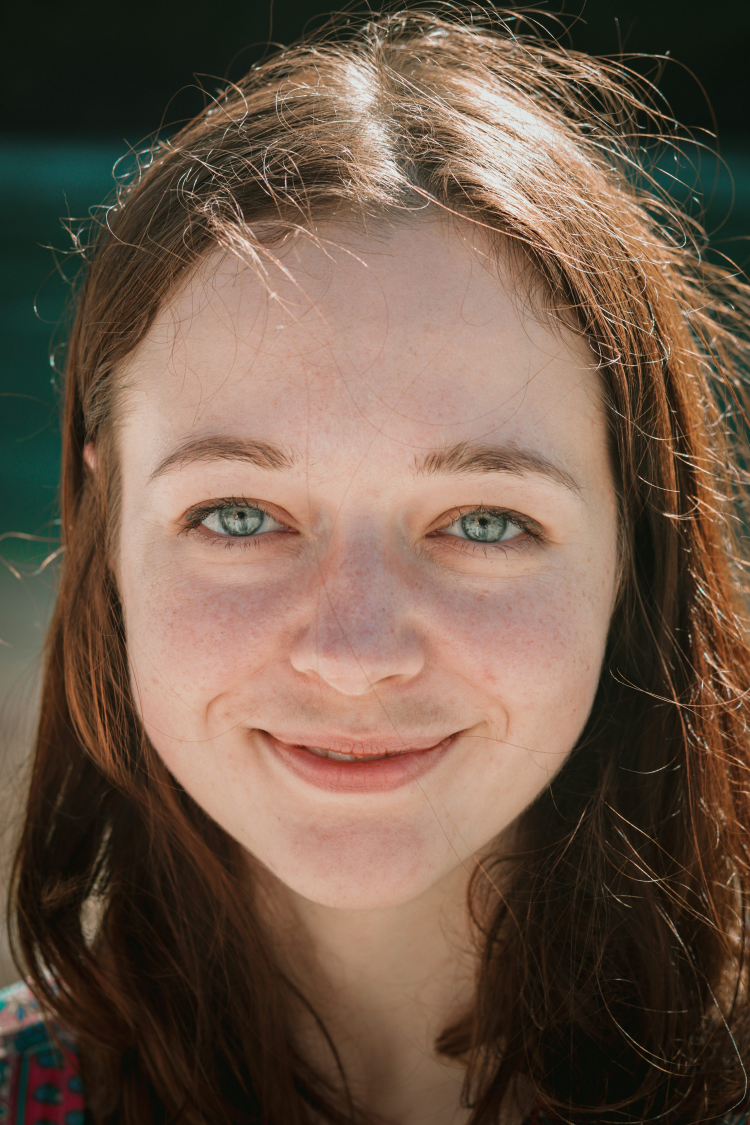
#> input picture sample_images/1.jpg, 3000 x 4500 px (shown at 1/4 size)
$ python -i face_detection.py   (imports and definitions only)
#> lines starting #> are read from the running program, lines starting #| are printed output that depends on the picture
import cv2
import numpy as np
import os

def detect_face_and_preprocess(image, target_size=(48, 48)):
#> called with target_size = (48, 48)
    cascade_path = os.path.join("models", "haarcascade_frontalface_alt2.xml")
    face_cascade = cv2.CascadeClassifier(cascade_path)

    if face_cascade.empty():
        raise ValueError("Failed to load Haar cascade. Check the XML file path.")

    gray = cv2.cvtColor(image, cv2.COLOR_RGB2GRAY)
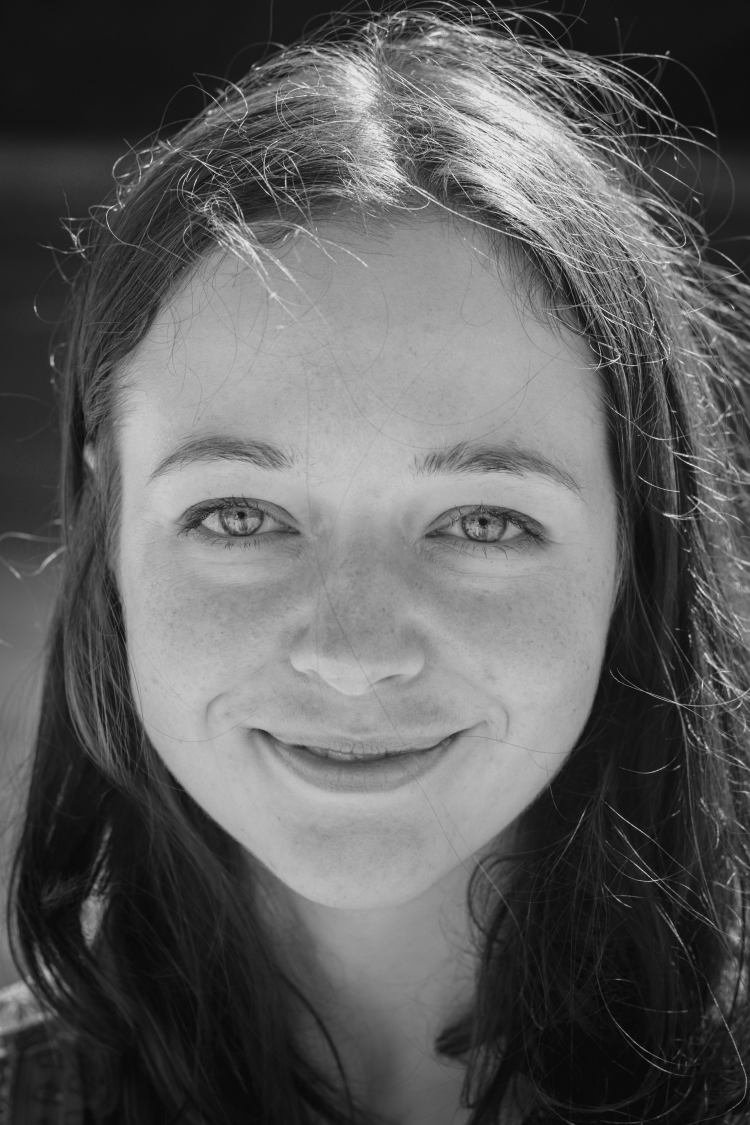
#> gray: shape (4500, 3000) (shown at 1/4 size); min 1, max 253, mean 94.1
    faces = face_cascade.detectMultiScale(gray, scaleFactor=1.1, minNeighbors=5)
#> faces = [[242, 1247, 2399, 2399]]

    if len(faces) == 0:
        return None, None

    x, y, w, h = sorted(faces, key=lambda f: f[2]*f[3], reverse=True)[0]
#> x = 242; y = 1247; w = 2399; h = 2399
    face = gray[y:y+h, x:x+w]
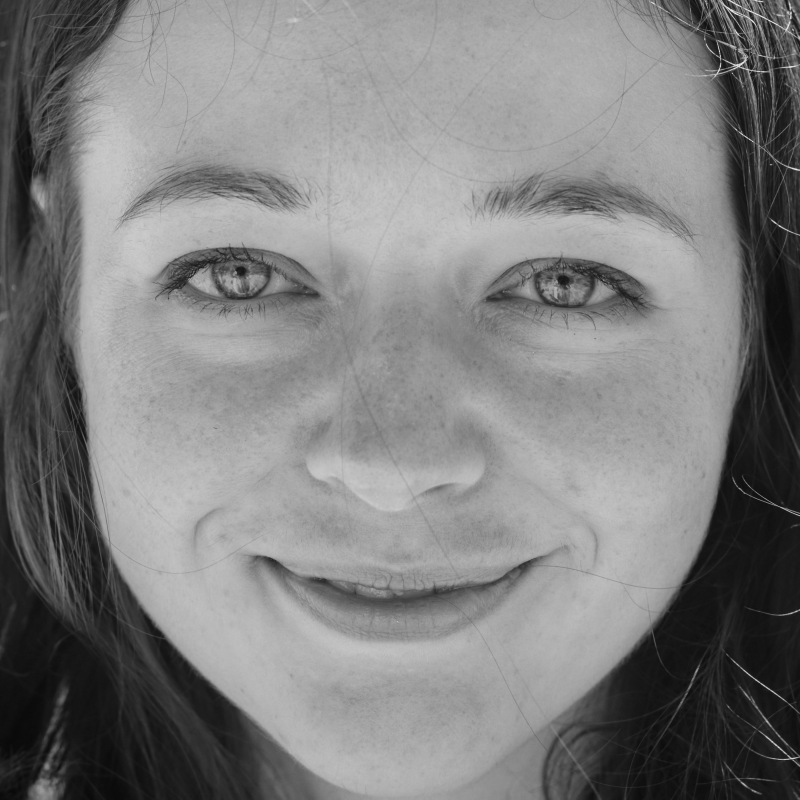
#> face: shape (2399, 2399) (shown at 1/3 size); min 4, max 253, mean 127.6
    face_resized = cv2.resize(face, target_size)
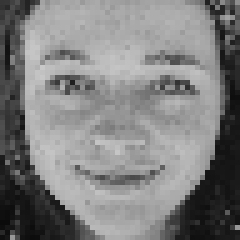
#> face_resized: shape (48, 48) (shown 5 times larger); min 11, max 200, mean 127.4
    face_resized = face_resized.astype("float32") / 255.0
    face_resized = np.expand_dims(face_resized, axis=(0, -1))

    return face_resized, (x, y, w, h)

>>> import cv2
>>> picture = cv2.cvtColor(cv2.imread('sample_images/1.jpg'), cv2.COLOR_BGR2RGB)
>>> result = detect_face_and_preprocess(picture)

$ run again, on sample_images/3.jpg
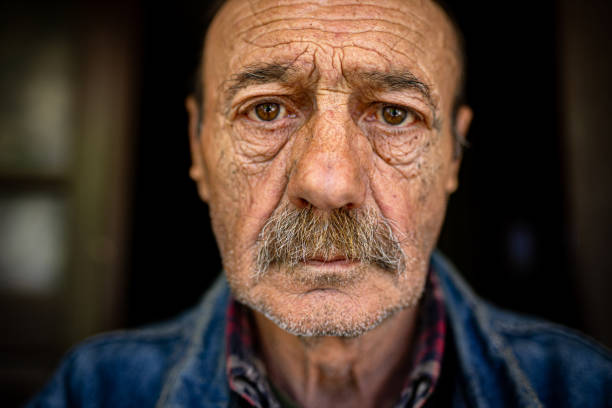
#> input picture sample_images/3.jpg, 612 x 408 px
#> in detect_face_and_preprocess, `gray = cv2.cvtColor(image, cv2.COLOR_RGB2GRAY)`:
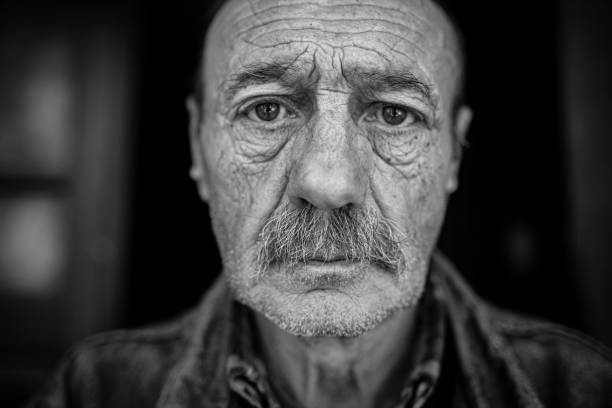
#> gray: shape (408, 612); min 0, max 223, mean 61.9
#> faces = [[172, 6, 308, 308]]
#> x = 172; y = 6; w = 308
#> in detect_face_and_preprocess, `face_resized = cv2.resize(face, target_size)`:
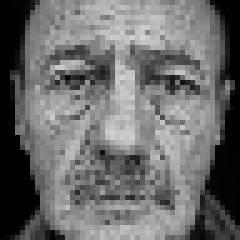
#> face_resized: shape (48, 48) (shown 5 times larger); min 0, max 213, mean 107.6

$ run again, on sample_images/4.jpg
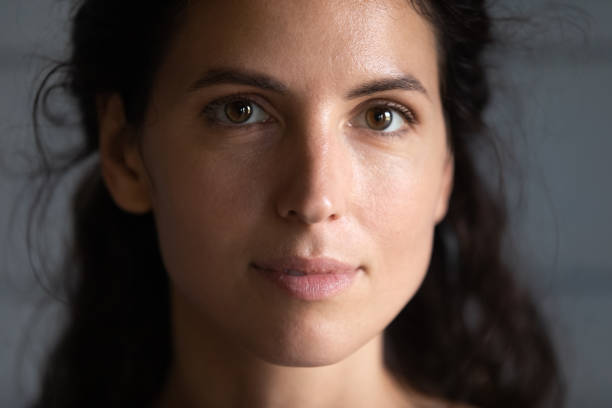
#> input picture sample_images/4.jpg, 612 x 408 px
#> in detect_face_and_preprocess, `gray = cv2.cvtColor(image, cv2.COLOR_RGB2GRAY)`:
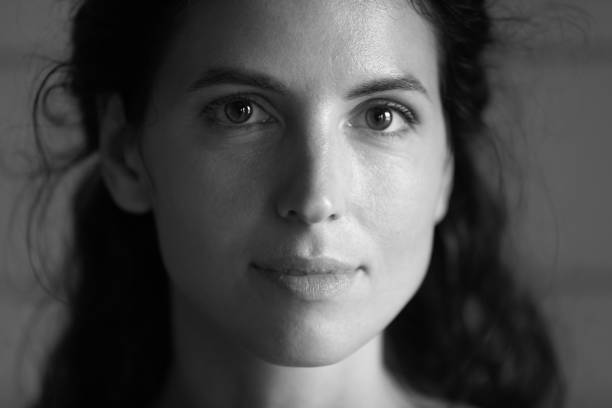
#> gray: shape (408, 612); min 0, max 255, mean 74.9
#> faces = [[178, 8, 298, 298]]
#> x = 178; y = 8; w = 298
#> in detect_face_and_preprocess, `face_resized = cv2.resize(face, target_size)`:
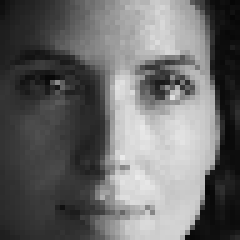
#> face_resized: shape (48, 48) (shown 5 times larger); min 6, max 234, mean 105.6

$ run again, on sample_images/5.jpg
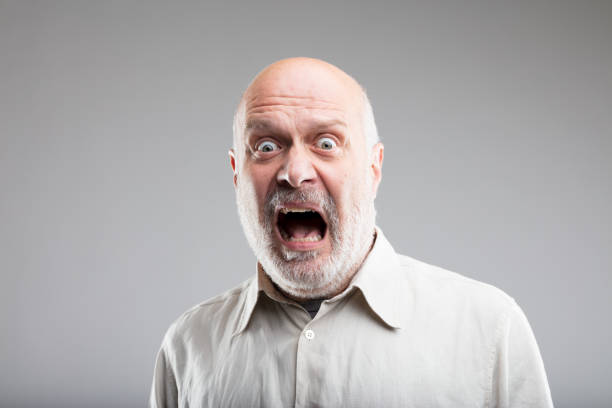
#> input picture sample_images/5.jpg, 612 x 408 px
#> in detect_face_and_preprocess, `gray = cv2.cvtColor(image, cv2.COLOR_RGB2GRAY)`:
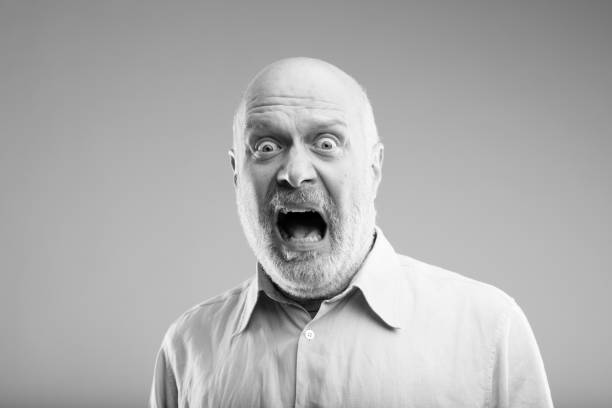
#> gray: shape (408, 612); min 0, max 255, mean 174.7
#> faces = [[218, 78, 160, 160]]
#> x = 218; y = 78; w = 160
#> in detect_face_and_preprocess, `face_resized = cv2.resize(face, target_size)`:
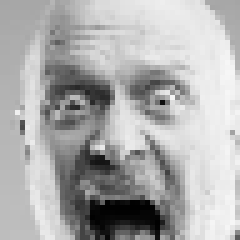
#> face_resized: shape (48, 48) (shown 5 times larger); min 0, max 246, mean 173.7
